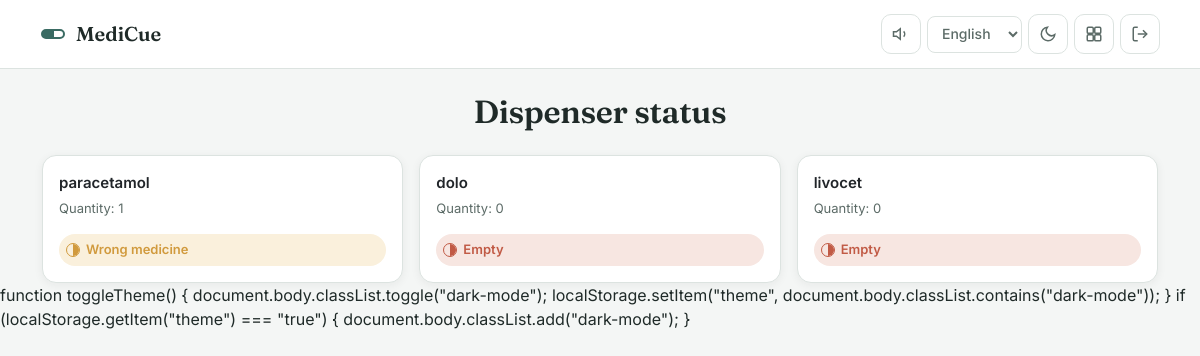
Page /dispenser/ (signed in) on the committed database.
### main/models.py (models this page shows, shortened)
class DispenserSlot(models.Model):
    patient           = models.ForeignKey(User, on_delete=models.CASCADE)
    medicine_name     = models.CharField(max_length=100)
    quantity          = models.IntegerField(default=0)
    expected_medicine = models.CharField(max_length=100)
    actual_medicine   = models.CharField(max_length=100, blank=True, null=True)

### main/views.py (the view)
# urls.py: path('dispenser/', views.dispenser_status, name='dispenser_status'),
@login_required
def dispenser_status(request):
    profile = get_user_role(request.user)
    role    = profile.role
    if role not in ['patient', 'caregiver']:
        return redirect('home')
    if role == 'patient':
        slots = DispenserSlot.objects.filter(patient=request.user)
    else:
        slots = DispenserSlot.objects.filter(patient__profile__caregiver=request.user)
    return render(request, 'main/dispenser_status.html', {'slots': slots, 'role': role})

### main/views.py (called while the page is built)
def get_user_role(user):
    profile, created = Profile.objects.get_or_create(user=user)
    return profile

### templates/main/dispenser_status.html (shortened to what this page needs)
{% extends 'main/base.html' %}
{% load i18n %}
{% block content %}
<h2 class="page-title text-center">{% trans "Dispenser status" %}</h2>
<div class="row g-3">
    {% for slot in slots %}
    <div class="col-md-4">
        <div class="card p-3">
            <div class="med-name mb-1">{{ slot.medicine_name }}</div>
            <div class="med-meta mb-3">{% trans "Quantity" %}: {{ slot.quantity }}</div>
            {% if slot.quantity == 0 %}
                <span class="capsule capsule--missed"><span class="capsule-dot"></span> {% trans "Empty" %}</span>
            {% elif slot.actual_medicine and slot.actual_medicine != slot.expected_medicine %}
                <span class="capsule capsule--pending"><span class="capsule-dot"></span> {% trans "Wrong medicine" %}</span>
            {% else %}
                <span class="capsule capsule--taken"><span class="capsule-dot"></span> OK</span>
            {% endif %}
        </div>
    </div>
    {% empty %}
    <p class="empty-state">{% trans "No dispenser slots configured yet." %}</p>
    {% endfor %}
</div>
{% endblock %}

### templates/main/base.html (style rules this page uses)
:root { --bg: #F4F6F5; --surface: #FFFFFF; --ink: #1F2A28; --ink-muted: #5C6B67; --line: #DCE3E0; --primary: #3A6B63; --primary-dark: #274A44; --primary-soft: #E4ECE9; --accent-amber: #E08E45; --accent-amber-soft: #FBEBDB; --accent-blue: #4C7EA8; --accent-blue-soft: #E3ECF3; --accent-plum: #8B5A8C; --accent-plum-soft: #F0E4EF; --taken: #4F8F6B; --taken-soft: #E4F0E7; --missed: #C15A45; --missed-soft: #F7E6E1; --pending: #D19A3D; --pending-soft: #FAF0DC; --radius: 14px; --radius-sm: 10px; --shadow: 0 2px 10px rgba(31,42,40,0.06); }
* { transition: background-color .15s ease, border-color .15s ease; }
body { background: var(--bg); color: var(--ink); font-family: 'Inter', sans-serif; font-size: 16px; line-height: 1.5; }
h1, h2, h3, h4, h5, h6 { font-family: 'Fraunces', serif; font-weight: 600; color: var(--ink); letter-spacing: -0.01em; }
.card { background: var(--surface); border: 1px solid var(--line); border-radius: var(--radius); box-shadow: var(--shadow); }
.capsule { display: inline-flex; align-items: center; gap: 6px; padding: 5px 12px 5px 6px; border-radius: 999px; font-size: 13px; font-weight: 600; border: 1px solid transparent; }
.capsule--missed { background: var(--missed-soft); color: var(--missed); }
.capsule--pending { background: var(--pending-soft); color: var(--pending); }
.capsule-dot { width: 14px; height: 14px; border-radius: 999px; flex-shrink: 0; position: relative; overflow: hidden; border: 1.5px solid currentColor; }
.capsule-dot::after { content: ""; position: absolute; inset: 0; left: 50%; background: currentColor; }
body { top: 0px !important; }
.page-title { margin-bottom: 24px; }
.med-name { font-weight: 600; font-size: 15px; }
.med-meta { font-size: 13px; color: var(--ink-muted); }
.card { transition: box-shadow .18s ease, transform .18s ease; }
.capsule { transition: transform .12s ease; }

### rows in the picture
DispenserSlot: medicine_name "paracetamol", quantity "1"
DispenserSlot: medicine_name "dolo", quantity "0"
DispenserSlot: medicine_name "livocet", quantity "0"
